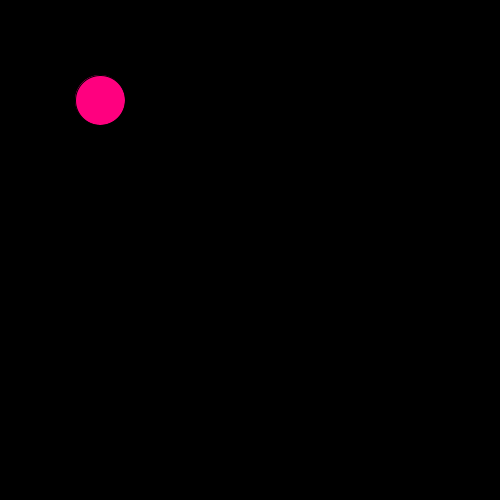
Frame 1 (no input)
Frame 60 (the mouse pressed at the canvas centre just before this capture): identical to frame 1, image omitted
Frame 120 (the mouse held since frame 60 and released just before this capture): identical to frame 1, image omitted

The Processing sketch that drew this single still picture (run headless with seeded random() and noise(); from frame 60 on, the mouse is pressed at the canvas centre):

// Processing sketch: knap
// ── knap.pde
void setup() {
  size(500, 500);
  colorMode(HSB,360,100,100);
}

void draw() {
  clear();
  background(0,0,0);
  Button b;
  b = new Button(new PVector(100, 100),50, color(330,100,100));
  b.buttonUpdate();
}


class Button {
  PVector buttonPos;
  float buttonExtent;
  color buttonColor;

  Button(PVector a, float b, color c) {
    buttonPos = a;
    buttonExtent = b;
    buttonColor = c;
  }
  
  void buttonUpdate() {
    fill(buttonColor);
    circle(buttonPos.x, buttonPos.y, buttonExtent);
    
    PVector mousePos = new PVector(mouseX, mouseY);
    if(mousePos.dist(buttonPos)<buttonExtent/2 && mousePressed==true){
      
    }
  }
}
